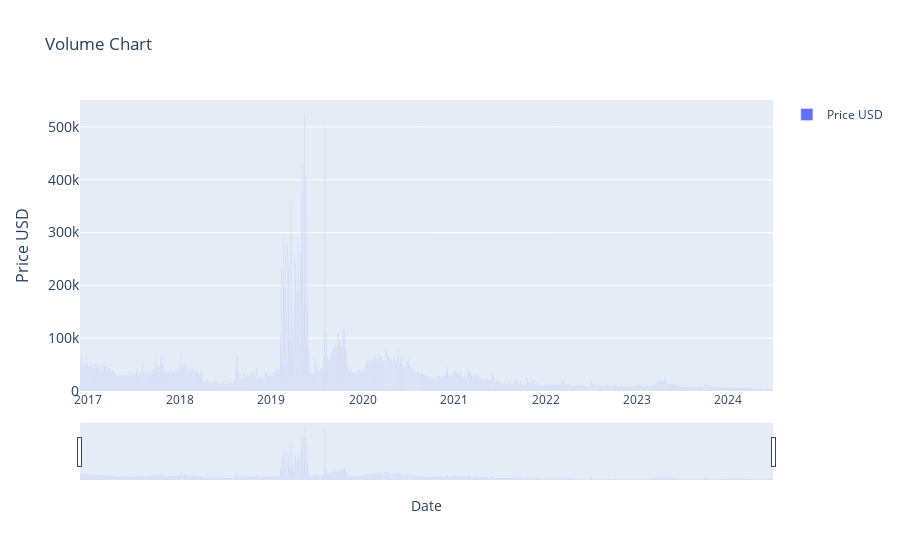

The notebook cell saved with this chart:
### Markdown cell above
### Volume Indicatior (1)

### Code cell
# > Volume Indicatior (1)

import plotly.graph_objects as go
import pandas as pd
from ipywidgets import interact, DatePicker
import numpy as np

# renames current item to df
df = current_item

# Function to update the graph based on the selected date range
def update_graph(start_date, end_date):
    # Filtering the data based on the date range
    mask = (df.index >= pd.to_datetime(start_date)) & (df.index <= pd.to_datetime(end_date))
    filtered_data = df.loc[mask]

    # Creating the plot
    fig = go.Figure()
    fig.add_trace(go.Bar(x=filtered_data.index, y=filtered_data['volume'], name='Price USD'))

    # Formatting
    fig.update_layout(
        title='Volume Chart',
        xaxis_title='Date',
        yaxis_title='Price USD',
        yaxis=dict(
            title='Price USD',
            titlefont_size=16,
            tickfont_size=14,
        ),
        xaxis=dict(  # Added lines for range slider
            rangeslider=dict(
                visible=True
            ),
            type="date"
        ),
        showlegend=True
    )

    fig.show()


# Creating interactive widgets for date selection
start_date_picker = DatePicker(description='Start Date', value=START_DATE)
end_date_picker = DatePicker(description='End Date', value=END_DATE)

# Display the interactive widget
interact(update_graph, start_date=start_date_picker, end_date=end_date_picker)

### Figure 1 — Plotly figure (JSON) as saved in the notebook; plotly's stock layout.template omitted (floating-point values rounded to 4 significant figures; data arrays with more than 128 entries replaced by an {"elided": "..."} marker saying what was removed)
{"data": [{"name": "Price USD", "type": "bar", "x": {"elided": "2768 str values"}, "y": {"elided": "2768 int values"}}], "layout": {"showlegend": true, "title": {"text": "Volume Chart"}, "xaxis": {"rangeslider": {"visible": true}, "title": {"text": "Date"}, "type": "date"}, "yaxis": {"tickfont": {"size": 14}, "title": {"font": {"size": 16}, "text": "Price USD"}}}}
